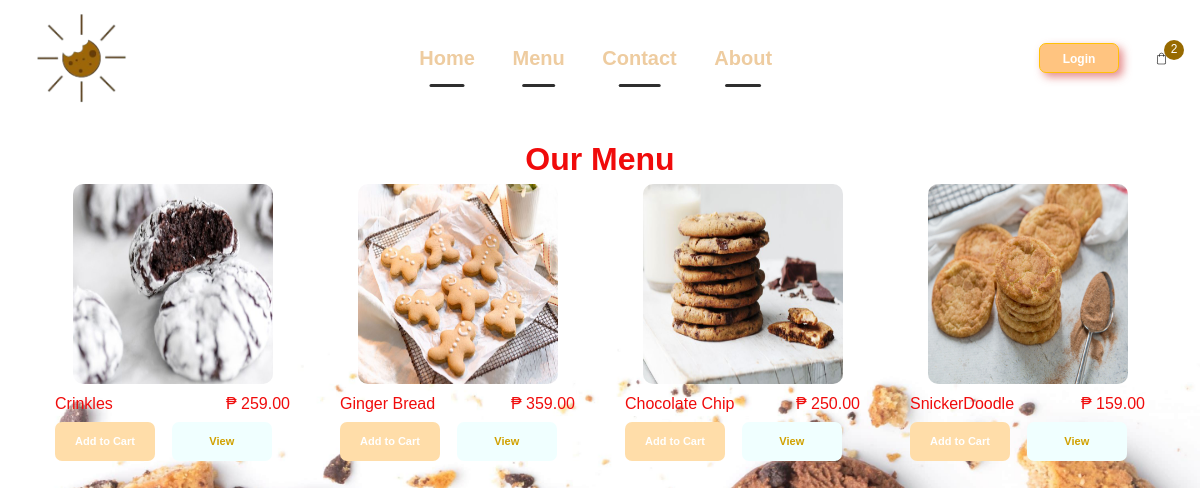
/store/ (signed in), run on the app's committed database.
### store/models.py (models this page shows, shortened)
class Product(models.Model):
    name = models.CharField(max_length=200, null=True)
    price = models.FloatField()
    digital = models.BooleanField(default=False, null=True, blank=True)
    image = models.ImageField(null=True,blank=True)
    @property
    def imageURL(self):
        try:
            url = self.image.url
        except:
            url =''
        return url

### store/views.py (the view)
# urls.py: path('', include('store.urls')),
def store(request):
	if request.user.is_authenticated:
		customer = request.user.customer
		order, created = Order.objects.get_or_create(customer=customer, complete=False)
		items = order.orderitem_set.all()
		cartItems = order.get_cart_items
	else:
		items = []
		order = {'get_cart_total':0, 'get_cart_items':0, 'shipping':False}
		cartItems = order['get_cart_items']
	products = Product.objects.all()
	context = {'products':products, 'cartItems':cartItems}
	return render(request, 'store/store.html', context)

### store/models.py (called while the page is built)
    @property
    def get_cart_items(self):
        orderitems = self.orderitem_set.all()
        total = sum([item.quantity for item in orderitems])
        return total

### store/templates/store/store.html (shortened to what this page needs)
{% extends 'store/main.html' %}
{% load static %}
{% block content %}
<div style="text-align: center;">
<h2 style="font-weight: bold;">Our Menu</h5><p style="color: burlywoods; margin-top: -10px;font-weight: 500;"></p></div>
	<div class="row">
		{% for product in products%}
		<div class="col-md-3">
			<div class="borders">
			<img class="thumbnail" src="{{product.imageURL}}">
			<div class="box-element product">
				<h6>{{product.name}}<span style="display: inline-block; float: right">₱ {{product.price|floatformat:2}}</h6>
				<button data-product={{product.id}} data-action="add" class="btn btn-outline-secondary add-btn update-cart">Add to Cart</button>
				<a  class="btn btn-outline-success" href="{% url 'cart' %}" style="padding-top: 11px;background-color: azure; color: rgb(209, 161, 0);">View</a>
			</div>
			</div>
		</div>
		{% endfor %}
	</div>
{% endblock content %}

### static/css/contact.css (style rules this page uses)
* { margin: 0; padding: 0; box-sizing: border-box; font-family: 'Poppins', sans-serif; }

### static/css/main.css (style rules this page uses)
body { background: url('/static/images/cookie.jpg'); background-size: cover; height: 100vh; background-repeat: no-repeat; background-attachment: fixed; background-position: top; font-family: myFirstFont; }
h1,h2,h3,h4,h5,h6 { color: #f00b0b; }
.box-element { box-shadow:hsl(0, 0%, 80%) 0 0 16px; background-color: black; border-radius: 4px; padding: 10px; }
.product { border-radius: 0 0 4px 4px; }
.btn { border-radius: 7px; height: 30px; font-size: 12px; color: #fff; font-weight: bold; background-color: rgb(255, 196, 128);box-shadow: 4px 4px 8px rgba(223, 117, 117, 0.822); transition: box-shadow 0.3s; margin-right: 15px; width: 80px; }
.thumbnail { border-radius: 10px; height: 200px; width: 200px; }
.box-element { background-color: transparent; font-size: 10px; box-shadow: none; }
.col-md-3 img { width: 200px; margin-left: 28px; box-shadow: none; }
.box-element .btn { font-size: 11px; height:39px ; width: 100px; padding: 0; margin-right: 14px; background-color:rgb(255, 221, 169); box-shadow: none; border: none; }
a { text-decoration: none; color: #fff; }

### data on the page
Product: imageURL (picture), name "Crinkles", price "259.00"
Product: imageURL (picture), name "Ginger Bread", price "359.00"
Product: imageURL (picture), name "Chocolate Chip", price "250.00"
Product: imageURL (picture), name "SnickerDoodle", price "159.00"

### other printed values
{{ cartItems }} "2"
